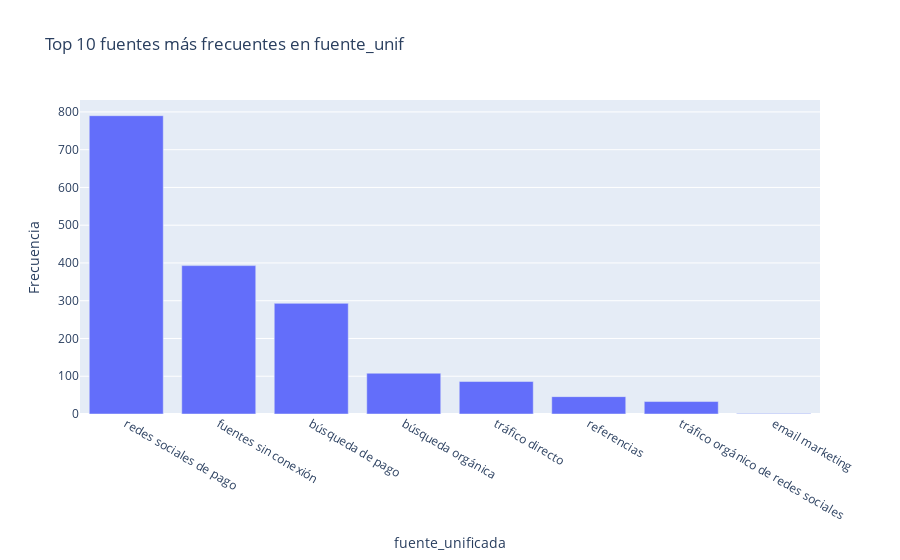

Notebook code cell kept with this figure:
### Code cell
top_10fuentes = df['fuente_unificada'].value_counts().head(10)

import plotly.graph_objects as go
import plotly.express as px
fig_bar = px.bar(x=top_10fuentes.index, y=top_10fuentes, labels={'x': 'fuente_unificada', 'y': 'Frecuencia'}, title='Top 10 fuentes más frecuentes en fuente_unif')
fig_bar.show()

### Figure 1 — Plotly figure (JSON) as saved in the notebook; plotly's stock layout.template omitted (floating-point values rounded to 4 significant figures)
{"data": [{"alignmentgroup": "True", "hovertemplate": "fuente_unificada=%{x}<br>Frecuencia=%{y}<extra></extra>", "legendgroup": "", "marker": {"color": "#636efa", "pattern": {"shape": ""}}, "name": "", "offsetgroup": "", "orientation": "v", "showlegend": false, "textposition": "auto", "type": "bar", "x": ["redes sociales de pago", "fuentes sin conexión", "búsqueda de pago", "búsqueda orgánica", "tráfico directo", "referencias", "tráfico orgánico de redes sociales", "email marketing"], "xaxis": "x", "y": [790, 393, 293, 108, 86, 46, 33, 1], "yaxis": "y"}], "layout": {"barmode": "relative", "legend": {"tracegroupgap": 0}, "title": {"text": "Top 10 fuentes más frecuentes en fuente_unif"}, "xaxis": {"anchor": "y", "domain": [0, 1], "title": {"text": "fuente_unificada"}}, "yaxis": {"anchor": "x", "domain": [0, 1], "title": {"text": "Frecuencia"}}}}
